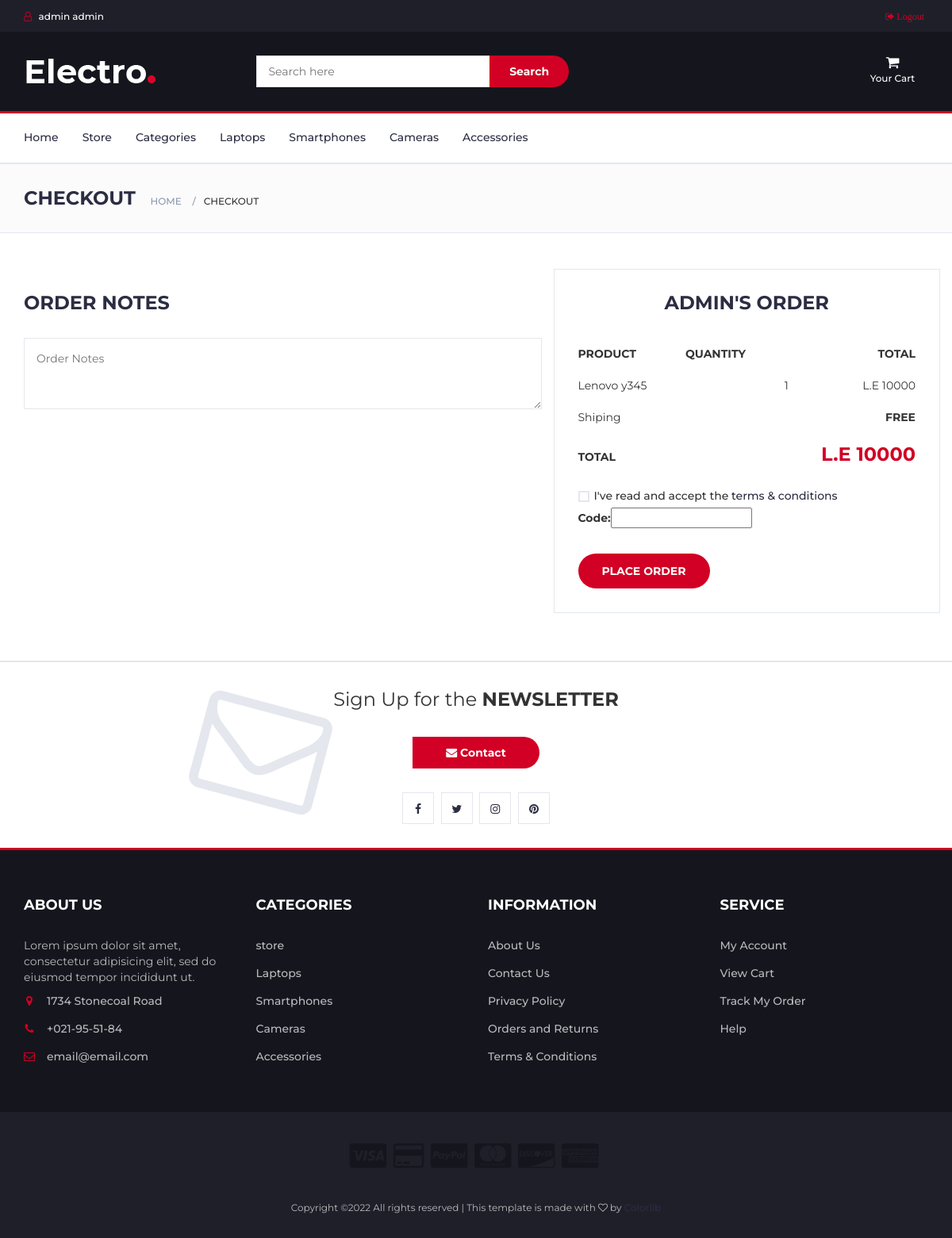
The page /checkout (signed in) on the database as committed earlier.
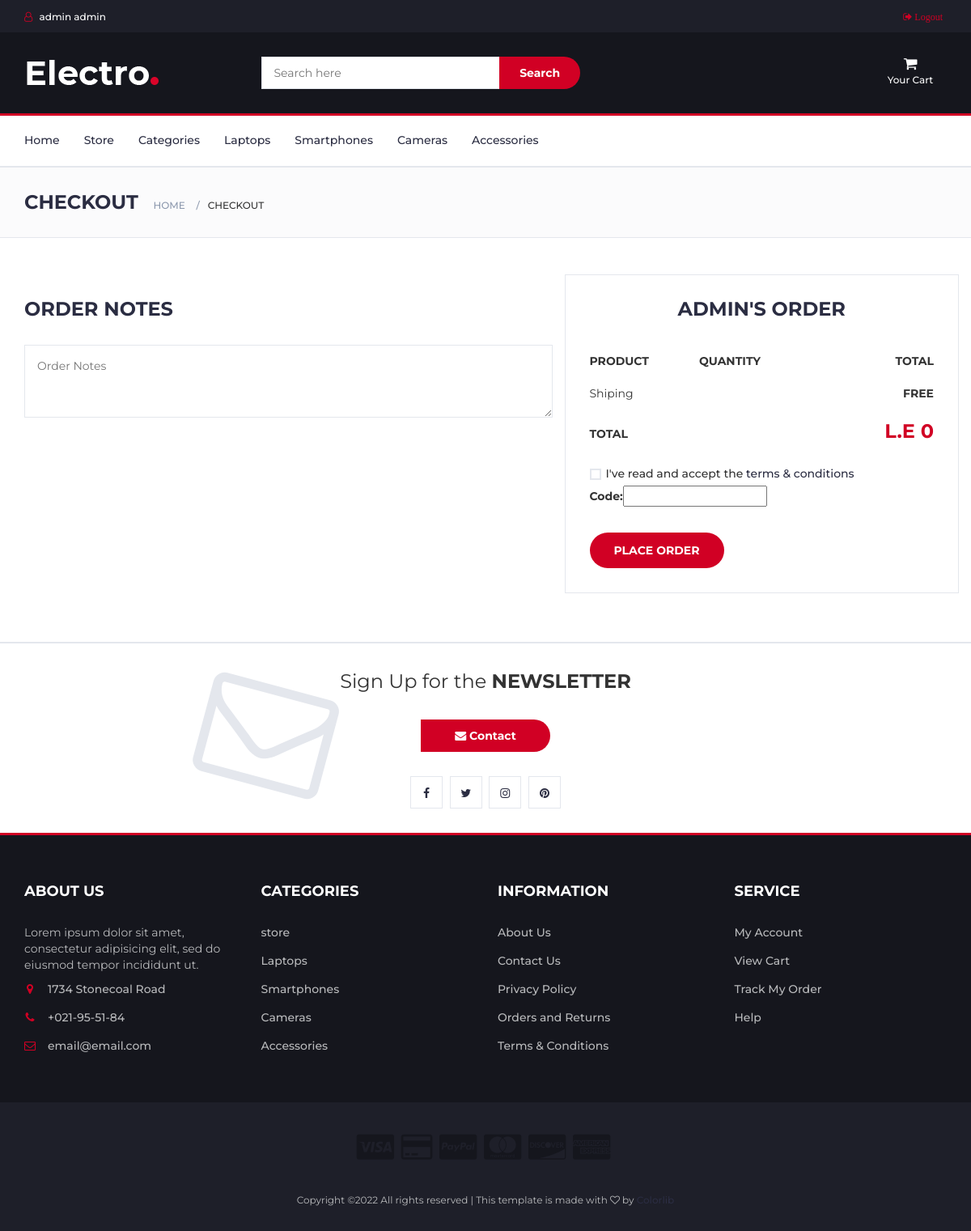
The same page on the database as committed later.
### cart_and_orders/models.py (models this page shows, shortened)
class CartItems(models.Model):
    cart = models.ForeignKey(Cart, on_delete=models.CASCADE)
    user = models.ForeignKey(settings.AUTH_USER_MODEL,
                             on_delete=models.PROTECT)
    orderId = models.ForeignKey(
        Order, on_delete=models.CASCADE, null=True, blank=True)
    ordered = models.BooleanField(default=False)
    shipped = models.BooleanField(default=False)
    paid = models.BooleanField(default=False)
    product = models.ForeignKey(Product, on_delete=models.CASCADE)
    price = models.FloatField(default=0)
    quantity = models.IntegerField(default=1, name='quantity')
    created = models.DateTimeField(auto_now_add=True)
    totalOrderItemPrice = models.PositiveIntegerField(default=0)
    class Meta:
        verbose_name_plural = "CartItems"

class Cart(models.Model):
    user = models.ForeignKey(settings.AUTH_USER_MODEL, on_delete=models.CASCADE)
    total_price = models.FloatField(default=0)
    ordered_date = models.DateTimeField(auto_now_add=True)

### categories_and_products/models.py (models this page shows, shortened)
class Product(models.Model):
    name = models.CharField(max_length=250, blank=True)
    slug = models.SlugField(unique=True, db_index=True,)
    image = models.ImageField(upload_to="products", blank=True)
    brand = models.CharField(max_length=250, blank=True)
    description = models.TextField(blank=True)
    price = models.FloatField(default=0)
    category = models.ForeignKey(Category, on_delete=models.CASCADE)
    oldPrice = models.FloatField(blank=True, null=True,default=0)
    offerPercentage = models.FloatField(blank=True, null=True,)
    active = models.BooleanField(default=True)
    TopSelling = models.BooleanField(default=False)
    NewProducts = models.BooleanField(default=False)
    created = models.DateTimeField(auto_now_add=True)
    stock = models.IntegerField()
    def discountpercentage(self):
        if self.oldPrice :
            discountAmount = self.oldPrice - self.price
            self.offPercentage = (discountAmount/self.oldPrice) * 100
            return (int(self.offPercentage))
        else:
            pass
    offerPercentage = property(discountpercentage)

### cart_and_orders/views.py (the view, shortened to what this page needs)
# urls.py: path('checkout', views.checkout, name='checkout'),
def checkout(request):
    discountform = BromoCodeForm(request.POST)
    userProfile = Profile.objects.filter(id=request.user.id).first()
    products = Product.objects.filter(active=True,).values()
    bromocode = BromoCode.objects.filter(active=True)
    categories = Category.objects.filter(active=True)
    userLoggedIN = Profile.objects.filter(id=request.user.id).first()
    cartItem = CartItems.objects.filter(user=request.user, ordered=False).values()
    cartItems = CartItems.objects.filter(user=request.user, ordered=False)
    cart = Cart.objects.filter(user=request.user).values()
    for getting_Id in cartItem:
        cartItem_id = getting_Id['id']
    totalOrderPricelist = []
    for totalPriceCheck in cartItem:
        totalOrderPricelist.append(totalPriceCheck['totalOrderItemPrice'])
    total = sum(totalOrderPricelist)
    context = {
        "products": products,
        "categories": categories,
        'userLoggedIN': userLoggedIN,
        'cartItem': cartItem,
        'form': discountform,
        'cart': cart,
        'total': total,
        'userProfile': userProfile,
        'cartItems': cartItems
    }
    print(total)
    cart = Cart.objects.get(user=request.user)
    return render(request, 'checkout.html', context)

### cart_and_orders/forms.py
class BromoCodeForm(forms.Form):
    code = forms.CharField(max_length=20,required=False, empty_value=None)
    def clean(self):
        cleaned_data = super(BromoCodeForm, self).clean()
        return cleaned_data

### cart_and_orders/templates/checkout.html (shortened to what this page needs)
{% extends 'base.html' %}
{% load static %}
{% block content %}
		<nav id="navigation">
			<div class="container">
				<div id="responsive-nav">
					<ul class="main-nav nav navbar-nav">
						<ul class="main-nav nav navbar-nav">
							<li><a href="/">Home</a></li>
							<li><a href="store">Store</a></li>
							<li><a href="category">Categories</a></li>
							<li><a href="laptops">Laptops</a></li>
							<li><a href="smartphones">Smartphones</a></li>
							<li><a href="cameras">Cameras</a></li>
							<li><a href="accessories">Accessories</a></li>
						</ul>
					</ul>
				</div>
			</div>
		</nav>
		<div id="breadcrumb" class="section">
			<div class="container">
				<div class="row">
					<div class="col-md-12">
						<h3 class="breadcrumb-header">Checkout</h3>
						<ul class="breadcrumb-tree">
							<li><a href="#">Home</a></li>
							<li class="active">Checkout</li>
						</ul>
					</div>
				</div>
			</div>
		</div>
		<div class="section">
			<div class="container">
				<div class="row">
					<div class="col-md-7">
						<div class="section-title">
							<h3 class="title">Order Notes</h3>
						</div>
						<div class="order-notes">
							<textarea class="input" placeholder="Order Notes"></textarea>
						</div>
					</div>
					<div class="col-md-5 order-details">
						<div class="section-title text-center">
							<h3 class="title">{{user.first_name}}'s Order</h3>
						</div>
						<div class="order-summary">
							<div class="order-col">
								<div><strong>PRODUCT</strong></div>
								<div><strong>QUANTITY</strong></div>
								<div><strong>TOTAL</strong></div>
							</div>
							<div class="order-products">
								{% for cartItems in cartItems %}
								<div class="order-col">
									<div>{{cartItems.product.name}}</div>
									<div class="center">{{cartItems.quantity}} </div>
									<div>L.E {{cartItems.totalOrderItemPrice}}</div>
								</div>
								{% endfor %}
							</div>
							<div class="order-col">
								<div>Shiping</div>
								<div><strong>FREE</strong></div>
							</div>
							{% for cart in cart %}
							<div class="order-col">
								<div><strong>TOTAL</strong></div>
								<div><strong class="order-total">L.E {{total}}</strong></div>
							</div>
							{% endfor %}
						</div>
						<div class="input-checkbox">
							<label for="terms">
								<span></span>
								I've read and accept the <a href="#">terms & conditions</a>
							</label>
						</div>
						<form method = "POST" enctype = 'multipart/form-data'>
							{{ form }}
							<input type="submit" value="Place order" class="primary-btn order-submit">
						</form>
					</div>
				</div>
			</div>
		</div>
	{% endblock content %}

Rows that differ between the two databases and show on the page:
no longer on this page (row edited): CartItems: product.name "Lenovo y345", quantity "1", totalOrderItemPrice "10000"
changed Cart: total "10000" → "0"
